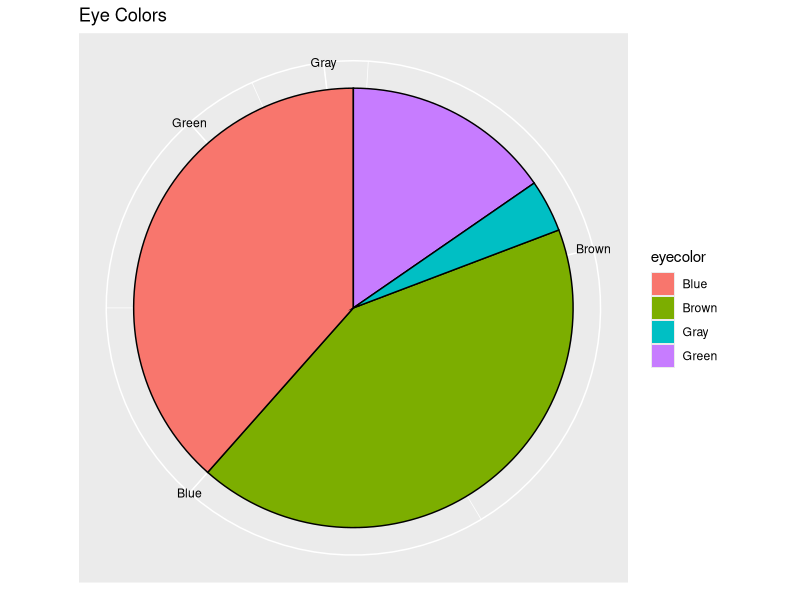
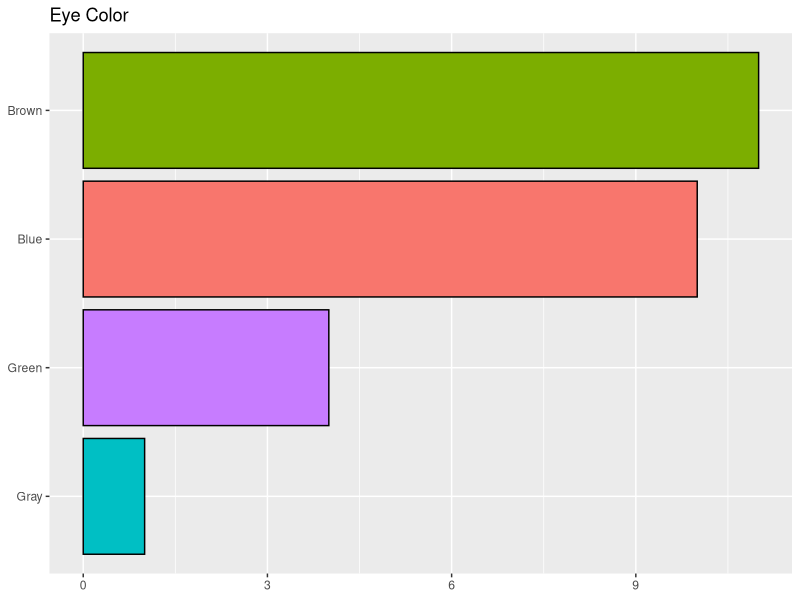
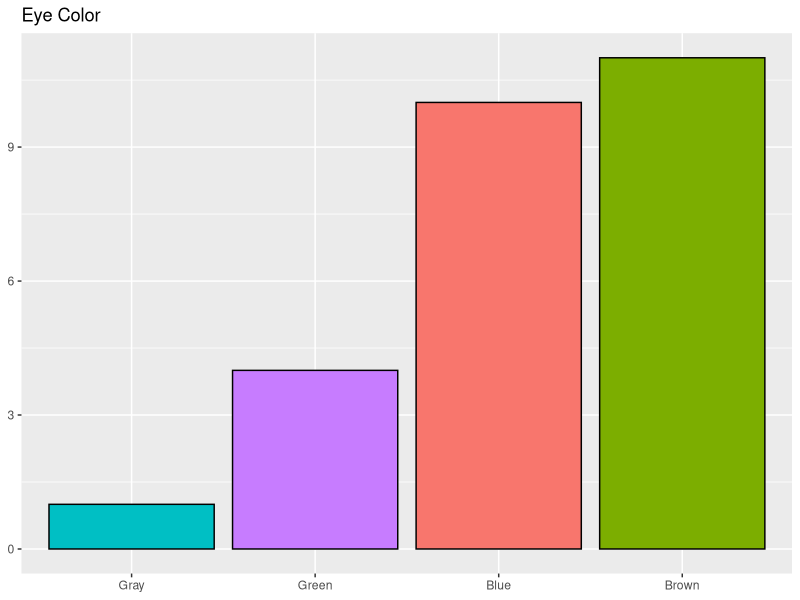

These figures' R source, in order:
## Assignment 1a

## Ch 2: Q7

## data prep
setwd("~/gitrepos/UChicagoAnalytics/MSCA31000StatsBootcamp/book/chapters/ch2")
graphdata <- read.csv("Q7exercise.csv", header = T)
names(graphdata) <- c("eyecolor","numstudents")
graphdata$eyecolor <- factor(graphdata$eyecolor)

## a. pie graph
## Code adapted from: http://bit.ly/1ukp8Rs
require(ggplot2)
piechart <- ggplot(graphdata, 
                   aes(x = 1, 
                       y = numstudents, 
                       fill = eyecolor)) + 
            ggtitle("Eye Colors") + 
            coord_polar(theta = "y") + 
            geom_bar(stat = "identity", color = "black") +
            guides(fill=guide_legend(override.aes=list(colour=NA))) + 
            theme(axis.ticks=element_blank(), 
                  axis.title=element_blank(), 
                  axis.text.y=element_blank()) 

y.breaks <- cumsum(graphdata$numstudents) - graphdata$numstudents/2

piechart <- piechart + 
                theme(axis.text.x=element_text(color='black')) + 
                scale_y_continuous(
                    breaks=y.breaks,   # where to place the labels
                    labels=graphdata$eyecolor # the labels
                )

print(piechart)

## b. horizontal bar chart

horizontalbargraph <- ggplot(graphdata, 
                             aes(x = reorder(eyecolor, numstudents), 
                                 y = numstudents, fill = eyecolor)) +
                        ggtitle("Eye Color") + 
                        geom_bar(stat = "identity", color = "black") + 
                        coord_flip() + 
                        guides(fill = FALSE) + 
                        theme(axis.title=element_blank())

print(horizontalbargraph)

## c. vertical bar chart

verticalbargraph <- ggplot(graphdata, 
                             aes(x = reorder(eyecolor,numstudents), 
                                 y = numstudents, 
                                 fill = eyecolor)) +
    ggtitle("Eye Color") + 
    geom_bar(stat = "identity", color = "black") + 
    guides(fill = FALSE) + 
    theme(axis.title=element_blank())

print(verticalbargraph)

# d. frequency table
require(dplyr)

graphdata %>%
    mutate(relativefrequency = round(numstudents/sum(numstudents),2))